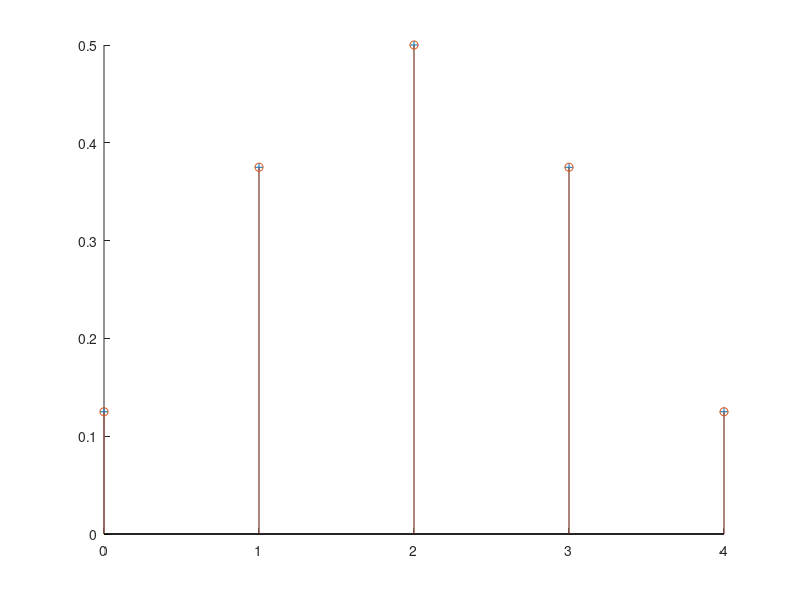

Recreate this plot in MATLAB.
figure(1); clf; hold on;

%% Using filter
X = [1/2 1 1/2 0 0];
B = [1/4 1/4 1/4];
A = 1;
Y = filter(B, A, X);

N = [0:length(Y)-1];
stem(N, Y, '+');


%% After solving for the impulse response
X = [1/2 1 1/2];
H = [1/4 1/4 1/4];
Y = conv(X, H);

N = [0:length(Y)-1];
stem(N, Y);
